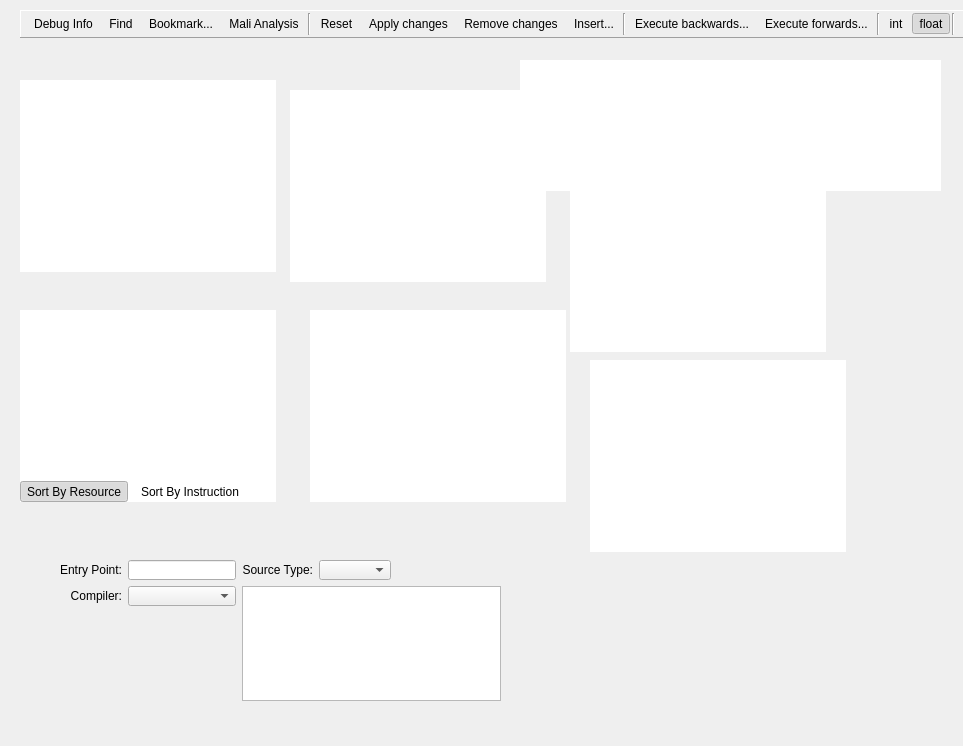
<?xml version="1.0" encoding="UTF-8"?>
<ui version="4.0">
 <class>ShaderViewer</class>
 <widget class="QFrame" name="ShaderViewer">
  <property name="geometry">
   <rect>
    <x>0</x>
    <y>0</y>
    <width>963</width>
    <height>746</height>
   </rect>
  </property>
  <property name="windowTitle">
   <string>Form</string>
  </property>
  <widget class="ToolWindowManager" name="docking" native="true">
   <property name="geometry">
    <rect>
     <x>80</x>
     <y>90</y>
     <width>351</width>
     <height>301</height>
    </rect>
   </property>
  </widget>
  <widget class="RDTreeWidget" name="inputSig">
   <property name="geometry">
    <rect>
     <x>570</x>
     <y>160</y>
     <width>256</width>
     <height>192</height>
    </rect>
   </property>
   <property name="frameShape">
    <enum>QFrame::NoFrame</enum>
   </property>
   <property name="editTriggers">
    <set>QAbstractItemView::NoEditTriggers</set>
   </property>
   <property name="showDropIndicator" stdset="0">
    <bool>false</bool>
   </property>
   <property name="dragDropOverwriteMode">
    <bool>false</bool>
   </property>
   <property name="indentation">
    <number>0</number>
   </property>
   <property name="rootIsDecorated">
    <bool>false</bool>
   </property>
   <property name="itemsExpandable">
    <bool>false</bool>
   </property>
   <property name="allColumnsShowFocus">
    <bool>true</bool>
   </property>
   <property name="cornerButtonEnabled" stdset="0">
    <bool>false</bool>
   </property>
  </widget>
  <widget class="RDTreeWidget" name="outputSig">
   <property name="geometry">
    <rect>
     <x>590</x>
     <y>360</y>
     <width>256</width>
     <height>192</height>
    </rect>
   </property>
   <property name="frameShape">
    <enum>QFrame::NoFrame</enum>
   </property>
   <property name="editTriggers">
    <set>QAbstractItemView::NoEditTriggers</set>
   </property>
   <property name="showDropIndicator" stdset="0">
    <bool>false</bool>
   </property>
   <property name="dragDropOverwriteMode">
    <bool>false</bool>
   </property>
   <property name="indentation">
    <number>0</number>
   </property>
   <property name="rootIsDecorated">
    <bool>false</bool>
   </property>
   <property name="itemsExpandable">
    <bool>false</bool>
   </property>
   <property name="allColumnsShowFocus">
    <bool>true</bool>
   </property>
   <property name="cornerButtonEnabled" stdset="0">
    <bool>false</bool>
   </property>
  </widget>
  <widget class="RDTreeWidget" name="constants">
   <property name="geometry">
    <rect>
     <x>20</x>
     <y>310</y>
     <width>256</width>
     <height>192</height>
    </rect>
   </property>
   <property name="contextMenuPolicy">
    <enum>Qt::PreventContextMenu</enum>
   </property>
   <property name="frameShape">
    <enum>QFrame::NoFrame</enum>
   </property>
   <property name="allColumnsShowFocus">
    <bool>true</bool>
   </property>
  </widget>
  <widget class="QFrame" name="resourcesPanel">
   <property name="geometry">
    <rect>
     <x>20</x>
     <y>310</y>
     <width>256</width>
     <height>192</height>
    </rect>
   </property>
   <property name="contextMenuPolicy">
    <enum>Qt::PreventContextMenu</enum>
   </property>
   <property name="frameShape">
    <enum>QFrame::NoFrame</enum>
   </property>
   <layout class="QVBoxLayout" name="verticalLayout">
    <property name="spacing">
     <number>2</number>
    </property>
    <property name="leftMargin">
     <number>0</number>
    </property>
    <property name="topMargin">
     <number>0</number>
    </property>
    <property name="rightMargin">
     <number>0</number>
    </property>
    <property name="bottomMargin">
     <number>0</number>
    </property>
    <item>
     <widget class="RDTreeWidget" name="accessedResources">
      <property name="frameShape">
       <enum>QFrame::NoFrame</enum>
      </property>
      <property name="allColumnsShowFocus">
       <bool>true</bool>
      </property>
     </widget>
    </item>
    <item>
     <widget class="QFrame" name="sortGroup">
      <property name="sizePolicy">
       <sizepolicy hsizetype="Minimum" vsizetype="Fixed">
        <horstretch>0</horstretch>
        <verstretch>0</verstretch>
       </sizepolicy>
      </property>
      <property name="contextMenuPolicy">
       <enum>Qt::PreventContextMenu</enum>
      </property>
      <property name="frameShape">
       <enum>QFrame::NoFrame</enum>
      </property>
      <layout class="QHBoxLayout" name="horizontalLayout_6">
       <property name="leftMargin">
        <number>0</number>
       </property>
       <property name="topMargin">
        <number>0</number>
       </property>
       <property name="rightMargin">
        <number>0</number>
       </property>
       <property name="bottomMargin">
        <number>0</number>
       </property>
       <item>
        <widget class="QToolButton" name="resources_sortByResource">
         <property name="toolTip">
          <string>Sort accessed resource by shader binding</string>
         </property>
         <property name="text">
          <string>Sort By Resource</string>
         </property>
         <property name="checkable">
          <bool>true</bool>
         </property>
         <property name="checked">
          <bool>true</bool>
         </property>
         <property name="autoRaise">
          <bool>true</bool>
         </property>
        </widget>
       </item>
       <item>
        <widget class="QToolButton" name="resources_sortByStep">
         <property name="toolTip">
          <string>Sort accessed resource by instruction step</string>
         </property>
         <property name="text">
          <string>Sort By Instruction</string>
         </property>
         <property name="checkable">
          <bool>true</bool>
         </property>
         <property name="checked">
          <bool>false</bool>
         </property>
         <property name="autoRaise">
          <bool>true</bool>
         </property>
        </widget>
       </item>
       <item>
        <spacer name="resources_horizontalSpacer">
         <property name="orientation">
          <enum>Qt::Horizontal</enum>
         </property>
         <property name="sizeHint" stdset="0">
          <size>
           <width>40</width>
           <height>20</height>
          </size>
         </property>
        </spacer>
       </item>
      </layout>
     </widget>
    </item>
   </layout>
  </widget>
  <widget class="RDTreeWidget" name="debugVars">
   <property name="geometry">
    <rect>
     <x>310</x>
     <y>310</y>
     <width>256</width>
     <height>192</height>
    </rect>
   </property>
   <property name="frameShape">
    <enum>QFrame::NoFrame</enum>
   </property>
   <property name="allColumnsShowFocus">
    <bool>true</bool>
   </property>
  </widget>
  <widget class="QFrame" name="shaderToolbar">
   <property name="geometry">
    <rect>
     <x>20</x>
     <y>10</y>
     <width>1132</width>
     <height>28</height>
    </rect>
   </property>
   <property name="sizePolicy">
    <sizepolicy hsizetype="Minimum" vsizetype="Fixed">
     <horstretch>0</horstretch>
     <verstretch>0</verstretch>
    </sizepolicy>
   </property>
   <property name="minimumSize">
    <size>
     <width>0</width>
     <height>28</height>
    </size>
   </property>
   <property name="frameShape">
    <enum>QFrame::Panel</enum>
   </property>
   <property name="frameShadow">
    <enum>QFrame::Raised</enum>
   </property>
   <layout class="QHBoxLayout" name="horizontalLayout_5">
    <property name="spacing">
     <number>2</number>
    </property>
    <property name="leftMargin">
     <number>6</number>
    </property>
    <property name="topMargin">
     <number>2</number>
    </property>
    <property name="rightMargin">
     <number>6</number>
    </property>
    <property name="bottomMargin">
     <number>2</number>
    </property>
    <item>
     <widget class="QToolButton" name="toggleLog">
      <property name="toolTip">
       <string>Show/Hide Debug Info Logging Panel</string>
      </property>
      <property name="checkable">
       <bool>true</bool>
      </property>
      <property name="text">
       <string>Debug Info</string>
      </property>
      <property name="rdIcon" stdset="0">
       <string>information</string>
      </property>
      <property name="toolButtonStyle">
       <enum>Qt::ToolButtonTextBesideIcon</enum>
      </property>
      <property name="autoRaise">
       <bool>true</bool>
      </property>
     </widget>
    </item>
    <item>
     <widget class="QToolButton" name="findReplace">
      <property name="toolTip">
       <string>Find &amp; Replace</string>
      </property>
      <property name="text">
       <string>Find</string>
      </property>
      <property name="rdIcon" stdset="0">
       <string>find</string>
      </property>
      <property name="toolButtonStyle">
       <enum>Qt::ToolButtonTextBesideIcon</enum>
      </property>
      <property name="autoRaise">
       <bool>true</bool>
      </property>
     </widget>
    </item>
    <item>
     <widget class="QToolButton" name="bookmark">
      <property name="toolTip">
       <string>Add, remove or jump to bookmarks in current file</string>
      </property>
      <property name="text">
       <string>Bookmark...</string>
      </property>
      <property name="icon">
       <iconset resource="../Resources/resources.qrc">
        <normaloff>:/bookmark_blue.png</normaloff>:/bookmark_blue.png</iconset>
      </property>
      <property name="popupMode">
       <enum>QToolButton::InstantPopup</enum>
      </property>
      <property name="toolButtonStyle">
       <enum>Qt::ToolButtonTextBesideIcon</enum>
      </property>
      <property name="autoRaise">
       <bool>true</bool>
      </property>
     </widget>
    </item>
    <item>
     <widget class="QToolButton" name="maliAnalysis">
      <property name="toolTip">
       <string>Run the configured Mali Offline Compiler on the captured SPIR-V shader</string>
      </property>
      <property name="text">
       <string>Mali Analysis</string>
      </property>
      <property name="rdIcon" stdset="0">
       <string>information</string>
      </property>
      <property name="toolButtonStyle">
       <enum>Qt::ToolButtonTextBesideIcon</enum>
      </property>
      <property name="autoRaise">
       <bool>true</bool>
      </property>
     </widget>
    </item>
    <item>
     <widget class="Line" name="line">
      <property name="orientation">
       <enum>Qt::Vertical</enum>
      </property>
     </widget>
    </item>
    <item>
     <widget class="QToolButton" name="resetEdits">
      <property name="toolTip">
       <string>Remove all source edits and restore original shader</string>
      </property>
      <property name="text">
       <string>Reset</string>
      </property>
      <property name="rdIcon" stdset="0">
       <string>del</string>
      </property>
      <property name="toolButtonStyle">
       <enum>Qt::ToolButtonTextBesideIcon</enum>
      </property>
      <property name="autoRaise">
       <bool>true</bool>
      </property>
     </widget>
    </item>
    <item>
     <widget class="QToolButton" name="refresh">
      <property name="toolTip">
       <string>Compile shader &amp; apply changes</string>
      </property>
      <property name="text">
       <string>Apply changes</string>
      </property>
      <property name="rdIcon" stdset="0">
       <string>arrow_refresh</string>
      </property>
      <property name="toolButtonStyle">
       <enum>Qt::ToolButtonTextBesideIcon</enum>
      </property>
      <property name="autoRaise">
       <bool>true</bool>
      </property>
     </widget>
    </item>
    <item>
     <widget class="QToolButton" name="unrefresh">
      <property name="toolTip">
       <string>Use original shader</string>
      </property>
      <property name="text">
       <string>Remove changes</string>
      </property>
      <property name="rdIcon" stdset="0">
       <string>arrow_undo</string>
      </property>
      <property name="toolButtonStyle">
       <enum>Qt::ToolButtonTextBesideIcon</enum>
      </property>
      <property name="autoRaise">
       <bool>true</bool>
      </property>
     </widget>
    </item>
    <item>
     <widget class="QToolButton" name="snippets">
      <property name="toolTip">
       <string>Insert built-in snippets</string>
      </property>
      <property name="text">
       <string>Insert...</string>
      </property>
      <property name="rdIcon" stdset="0">
       <string>plugin_add</string>
      </property>
      <property name="popupMode">
       <enum>QToolButton::InstantPopup</enum>
      </property>
      <property name="toolButtonStyle">
       <enum>Qt::ToolButtonTextBesideIcon</enum>
      </property>
      <property name="autoRaise">
       <bool>true</bool>
      </property>
     </widget>
    </item>
    <item>
     <widget class="Line" name="editSep">
      <property name="orientation">
       <enum>Qt::Vertical</enum>
      </property>
     </widget>
    </item>
    <item>
     <widget class="QToolButton" name="execBackwards">
      <property name="toolTip">
       <string>Run or step backwards in execution</string>
      </property>
      <property name="text">
       <string>Execute backwards...</string>
      </property>
      <property name="icon">
       <iconset resource="../Resources/resources.qrc">
        <normaloff>:/control_reverse_blue@2x.png</normaloff>:/control_reverse_blue@2x.png</iconset>
      </property>
      <property name="popupMode">
       <enum>QToolButton::InstantPopup</enum>
      </property>
      <property name="toolButtonStyle">
       <enum>Qt::ToolButtonTextBesideIcon</enum>
      </property>
      <property name="autoRaise">
       <bool>true</bool>
      </property>
     </widget>
    </item>
    <item>
     <widget class="QToolButton" name="execForwards">
      <property name="toolTip">
       <string>Run or step forwards in execution</string>
      </property>
      <property name="text">
       <string>Execute forwards...</string>
      </property>
      <property name="icon">
       <iconset resource="../Resources/resources.qrc">
        <normaloff>:/control_play_blue.png</normaloff>:/control_play_blue.png</iconset>
      </property>
      <property name="popupMode">
       <enum>QToolButton::InstantPopup</enum>
      </property>
      <property name="toolButtonStyle">
       <enum>Qt::ToolButtonTextBesideIcon</enum>
      </property>
      <property name="autoRaise">
       <bool>true</bool>
      </property>
     </widget>
    </item>
    <item>
     <widget class="Line" name="regFormatSep">
      <property name="orientation">
       <enum>Qt::Vertical</enum>
      </property>
     </widget>
    </item>
    <item>
     <widget class="QToolButton" name="intView">
      <property name="text">
       <string>int</string>
      </property>
      <property name="checkable">
       <bool>true</bool>
      </property>
      <property name="checked">
       <bool>false</bool>
      </property>
      <property name="autoRaise">
       <bool>true</bool>
      </property>
     </widget>
    </item>
    <item>
     <widget class="QToolButton" name="floatView">
      <property name="text">
       <string>float</string>
      </property>
      <property name="checkable">
       <bool>true</bool>
      </property>
      <property name="checked">
       <bool>true</bool>
      </property>
      <property name="autoRaise">
       <bool>true</bool>
      </property>
     </widget>
    </item>
    <item>
     <widget class="Line" name="debugToggleSep">
      <property name="orientation">
       <enum>Qt::Vertical</enum>
      </property>
     </widget>
    </item>
    <item>
     <widget class="QToolButton" name="debugToggle">
      <property name="minimumSize">
       <size>
        <width>23</width>
        <height>22</height>
       </size>
      </property>
      <property name="toolTip">
       <string>Change the debugging view</string>
      </property>
      <property name="text">
       <string notr="true">Debug Toggle</string>
      </property>
      <property name="autoRaise">
       <bool>true</bool>
      </property>
     </widget>
    </item>
    <item>
     <spacer name="horizontalSpacer">
      <property name="orientation">
       <enum>Qt::Horizontal</enum>
      </property>
      <property name="sizeHint" stdset="0">
       <size>
        <width>40</width>
        <height>20</height>
       </size>
      </property>
     </spacer>
    </item>
   </layout>
  </widget>
  <widget class="RDTreeWidget" name="watch">
   <property name="geometry">
    <rect>
     <x>520</x>
     <y>60</y>
     <width>421</width>
     <height>131</height>
    </rect>
   </property>
   <property name="frameShape">
    <enum>QFrame::NoFrame</enum>
   </property>
   <property name="editTriggers">
    <set>QAbstractItemView::AnyKeyPressed|QAbstractItemView::DoubleClicked|QAbstractItemView::EditKeyPressed|QAbstractItemView::SelectedClicked</set>
   </property>
   <property name="selectionMode">
    <enum>QAbstractItemView::SingleSelection</enum>
   </property>
   <property name="selectionBehavior">
    <enum>QAbstractItemView::SelectRows</enum>
   </property>
   <property name="wordWrap">
    <bool>false</bool>
   </property>
   <attribute name="horizontalHeaderHighlightSections">
    <bool>false</bool>
   </attribute>
   <attribute name="horizontalHeaderStretchLastSection">
    <bool>true</bool>
   </attribute>
   <attribute name="verticalHeaderVisible">
    <bool>false</bool>
   </attribute>
   <column>
    <property name="text">
     <string>Name</string>
    </property>
   </column>
   <column>
    <property name="text">
     <string>Register(s)</string>
    </property>
   </column>
   <column>
    <property name="text">
     <string>Type</string>
    </property>
   </column>
   <column>
    <property name="text">
     <string>Value</string>
    </property>
   </column>
  </widget>
  <widget class="QListWidget" name="callstack">
   <property name="geometry">
    <rect>
     <x>20</x>
     <y>80</y>
     <width>256</width>
     <height>192</height>
    </rect>
   </property>
   <property name="frameShape">
    <enum>QFrame::NoFrame</enum>
   </property>
   <property name="selectionMode">
    <enum>QAbstractItemView::NoSelection</enum>
   </property>
  </widget>
  <widget class="RDTreeWidget" name="sourceVars">
   <property name="geometry">
    <rect>
     <x>290</x>
     <y>90</y>
     <width>256</width>
     <height>192</height>
    </rect>
   </property>
   <property name="frameShape">
    <enum>QFrame::NoFrame</enum>
   </property>
   <property name="allColumnsShowFocus">
    <bool>true</bool>
   </property>
  </widget>
  <widget class="QWidget" name="compilationGroup" native="true">
   <property name="geometry">
    <rect>
     <x>60</x>
     <y>560</y>
     <width>441</width>
     <height>141</height>
    </rect>
   </property>
   <layout class="QGridLayout" name="gridLayout">
    <item row="0" column="0">
     <widget class="QLabel" name="label">
      <property name="text">
       <string>Entry Point:</string>
      </property>
      <property name="alignment">
       <set>Qt::AlignRight|Qt::AlignTrailing|Qt::AlignVCenter</set>
      </property>
     </widget>
    </item>
    <item row="0" column="1">
     <widget class="QLineEdit" name="entryFunc">
      <property name="sizePolicy">
       <sizepolicy hsizetype="Minimum" vsizetype="Fixed">
        <horstretch>0</horstretch>
        <verstretch>0</verstretch>
       </sizepolicy>
      </property>
      <property name="minimumSize">
       <size>
        <width>0</width>
        <height>20</height>
       </size>
      </property>
     </widget>
    </item>
    <item row="0" column="2">
     <widget class="QLabel" name="label_4">
      <property name="text">
       <string>Source Type:</string>
      </property>
      <property name="alignment">
       <set>Qt::AlignRight|Qt::AlignTrailing|Qt::AlignVCenter</set>
      </property>
     </widget>
    </item>
    <item row="0" column="3">
     <widget class="QComboBox" name="encoding">
      <property name="minimumSize">
       <size>
        <width>0</width>
        <height>20</height>
       </size>
      </property>
      <property name="insertPolicy">
       <enum>QComboBox::NoInsert</enum>
      </property>
      <property name="sizeAdjustPolicy">
       <enum>QComboBox::AdjustToContents</enum>
      </property>
     </widget>
    </item>
    <item row="0" column="4">
     <spacer name="horizontalSpacer_2">
      <property name="orientation">
       <enum>Qt::Horizontal</enum>
      </property>
      <property name="sizeHint" stdset="0">
       <size>
        <width>40</width>
        <height>20</height>
       </size>
      </property>
     </spacer>
    </item>
    <item row="1" column="0">
     <widget class="QLabel" name="label_3">
      <property name="text">
       <string>Compiler:</string>
      </property>
      <property name="alignment">
       <set>Qt::AlignRight|Qt::AlignTrailing|Qt::AlignVCenter</set>
      </property>
     </widget>
    </item>
    <item row="1" column="1">
     <widget class="QComboBox" name="compileTool">
      <property name="sizePolicy">
       <sizepolicy hsizetype="Minimum" vsizetype="Fixed">
        <horstretch>0</horstretch>
        <verstretch>0</verstretch>
       </sizepolicy>
      </property>
      <property name="minimumSize">
       <size>
        <width>0</width>
        <height>20</height>
       </size>
      </property>
      <property name="insertPolicy">
       <enum>QComboBox::NoInsert</enum>
      </property>
      <property name="sizeAdjustPolicy">
       <enum>QComboBox::AdjustToContents</enum>
      </property>
     </widget>
    </item>
    <item row="1" column="2" rowspan="2" colspan="3">
     <widget class="QTextEdit" name="toolCommandLine">
      <property name="minimumSize">
       <size>
        <width>0</width>
        <height>20</height>
       </size>
      </property>
      <property name="acceptRichText">
       <bool>false</bool>
      </property>
     </widget>
    </item>
    <item row="2" column="1">
     <spacer name="verticalSpacer">
      <property name="orientation">
       <enum>Qt::Vertical</enum>
      </property>
      <property name="sizeHint" stdset="0">
       <size>
        <width>20</width>
        <height>40</height>
       </size>
      </property>
     </spacer>
    </item>
   </layout>
  </widget>
 </widget>
 <customwidgets>
  <customwidget>
   <class>RDTreeWidget</class>
   <extends>QTreeView</extends>
   <header>Widgets/Extended/RDTreeWidget.h</header>
  </customwidget>
  <customwidget>
   <class>ToolWindowManager</class>
   <extends>QWidget</extends>
   <header>3rdparty/toolwindowmanager/ToolWindowManager.h</header>
  </customwidget>
 </customwidgets>
 <resources>
  <include location="../Resources/resources.qrc"/>
 </resources>
 <connections/>
</ui>
